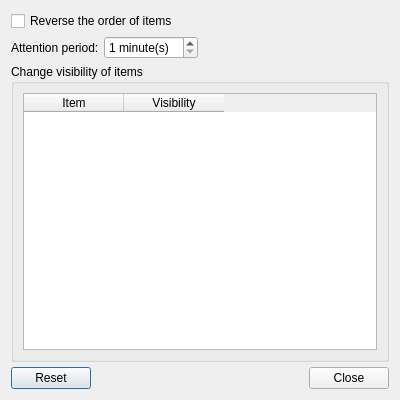
<?xml version="1.0" encoding="UTF-8"?>
<ui version="4.0">
 <class>StatusNotifierConfiguration</class>
 <widget class="QDialog" name="StatusNotifierConfiguration">
  <property name="geometry">
   <rect>
    <x>0</x>
    <y>0</y>
    <width>400</width>
    <height>400</height>
   </rect>
  </property>
  <property name="windowTitle">
   <string>Status Notifier Settings</string>
  </property>
  <layout class="QVBoxLayout" name="verticalLayout">
   <property name="spacing">
    <number>5</number>
   </property>
   <item>
    <layout class="QHBoxLayout" name="horizontalLayout_2">
     <item>
      <widget class="QCheckBox" name="orderCB">
       <property name="text">
        <string>Reverse the order of items</string>
       </property>
      </widget>
     </item>
    </layout>
   </item>
   <item>
    <layout class="QHBoxLayout" name="horizontalLayout">
     <property name="spacing">
      <number>5</number>
     </property>
     <item>
      <widget class="QLabel" name="label">
       <property name="toolTip">
        <string>An auto-hiding item will remain visible for this period if it needs attention.</string>
       </property>
       <property name="text">
        <string>Attention period:</string>
       </property>
      </widget>
     </item>
     <item>
      <widget class="QSpinBox" name="attentionSB">
       <property name="toolTip">
        <string>An auto-hiding item will remain visible for this period if it needs attention.</string>
       </property>
       <property name="suffix">
        <string> minute(s)</string>
       </property>
       <property name="minimum">
        <number>1</number>
       </property>
       <property name="maximum">
        <number>60</number>
       </property>
      </widget>
     </item>
     <item>
      <spacer name="horizontalSpacer">
       <property name="orientation">
        <enum>Qt::Horizontal</enum>
       </property>
       <property name="sizeType">
        <enum>QSizePolicy::MinimumExpanding</enum>
       </property>
       <property name="sizeHint" stdset="0">
        <size>
         <width>5</width>
         <height>5</height>
        </size>
       </property>
      </spacer>
     </item>
    </layout>
   </item>
   <item>
    <widget class="QGroupBox" name="groupBox">
     <property name="title">
      <string>Change visibility of items</string>
     </property>
     <layout class="QVBoxLayout" name="verticalLayout_2">
      <item>
       <widget class="QTableWidget" name="tableWidget">
        <property name="selectionMode">
         <enum>QAbstractItemView::SingleSelection</enum>
        </property>
        <attribute name="verticalHeaderVisible">
         <bool>false</bool>
        </attribute>
        <column>
         <property name="text">
          <string>Item</string>
         </property>
        </column>
        <column>
         <property name="text">
          <string>Visibility</string>
         </property>
        </column>
       </widget>
      </item>
     </layout>
    </widget>
   </item>
   <item>
    <widget class="QDialogButtonBox" name="buttons">
     <property name="orientation">
      <enum>Qt::Horizontal</enum>
     </property>
     <property name="standardButtons">
      <set>QDialogButtonBox::Close|QDialogButtonBox::Reset</set>
     </property>
    </widget>
   </item>
  </layout>
 </widget>
 <resources/>
 <connections>
  <connection>
   <sender>buttons</sender>
   <signal>accepted()</signal>
   <receiver>StatusNotifierConfiguration</receiver>
   <slot>accept()</slot>
  </connection>
  <connection>
   <sender>buttons</sender>
   <signal>rejected()</signal>
   <receiver>StatusNotifierConfiguration</receiver>
   <slot>reject()</slot>
  </connection>
 </connections>
</ui>
